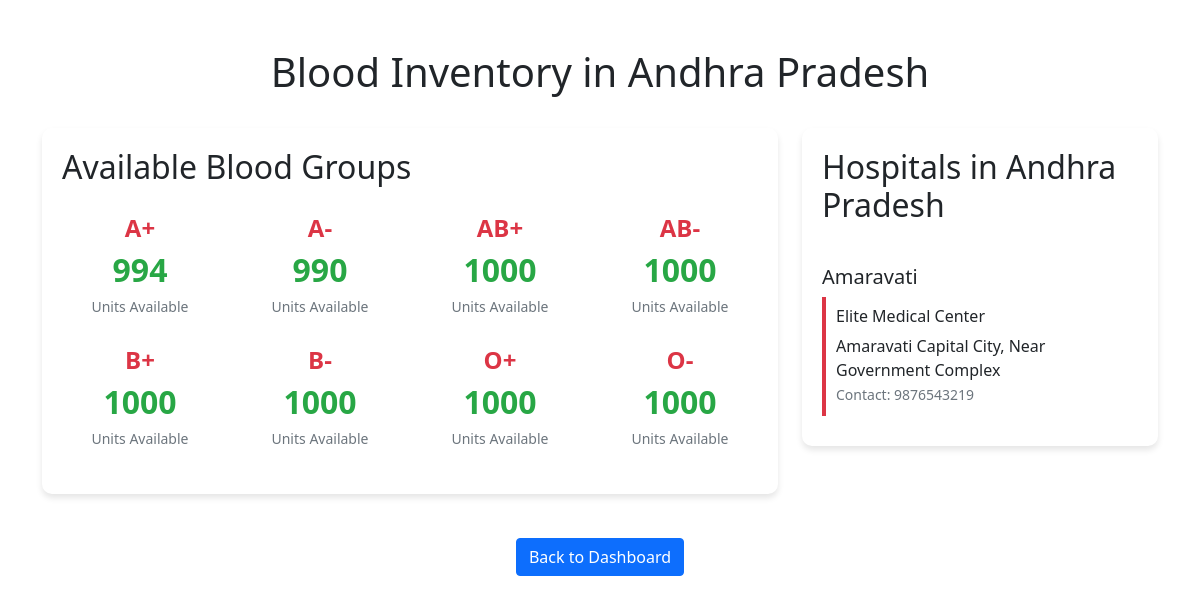
/state_inventory.php (signed in), run on the app's committed database.
### tables this page shows
CREATE TABLE `users` (
  `id` int(11) NOT NULL,
  `name` varchar(100) NOT NULL,
  `age` int(11) NOT NULL,
  `mobile` varchar(15) NOT NULL,
  `email` varchar(255) DEFAULT NULL,
  `id_proof` varchar(20) NOT NULL,
  `state` varchar(50) NOT NULL,
  `city` varchar(50) NOT NULL,
  `blood_group` varchar(3) NOT NULL,
  `house_no` varchar(50) DEFAULT NULL,
  `colony` varchar(100) DEFAULT NULL,
  `street` varchar(100) DEFAULT NULL,
  `landmark` varchar(100) DEFAULT NULL,
  `latitude` decimal(10,8) DEFAULT NULL,
  `longitude` decimal(11,8) DEFAULT NULL,
  `height` int(11) NOT NULL,
  `weight` int(11) NOT NULL,
  `password` varchar(255) NOT NULL,
  `role` enum('user','hospital','admin') DEFAULT 'user',
  `status` enum('active','inactive') DEFAULT 'active',
  `points` int(11) DEFAULT 0,
  `created_at` timestamp NOT NULL DEFAULT current_timestamp(),
  `updated_at` timestamp NOT NULL DEFAULT current_timestamp() ON UPDATE current_timestamp(),
  `state_id` int(11) DEFAULT NULL,
  `city_id` int(11) DEFAULT NULL
);

CREATE TABLE `state_inventory` (
  `id` int(11) NOT NULL,
  `state` varchar(50) NOT NULL,
  `blood_group` varchar(3) NOT NULL,
  `quantity` int(11) NOT NULL DEFAULT 0,
  `last_updated` timestamp NOT NULL DEFAULT current_timestamp() ON UPDATE current_timestamp()
);

CREATE TABLE `hospitals` (
  `id` int(11) NOT NULL,
  `name` varchar(100) NOT NULL,
  `email` varchar(100) NOT NULL,
  `password` varchar(255) NOT NULL,
  `address` text NOT NULL,
  `city` varchar(50) NOT NULL,
  `state` varchar(50) NOT NULL,
  `country` varchar(50) NOT NULL,
  `contact_number` varchar(15) NOT NULL,
  `license_number` varchar(50) NOT NULL,
  `status` enum('active','inactive') DEFAULT 'active',
  `created_at` timestamp NOT NULL DEFAULT current_timestamp(),
  `latitude` decimal(10,8) DEFAULT NULL,
  `longitude` decimal(11,8) DEFAULT NULL
);

### state_inventory.php (the view, shortened to what this page needs)
<?php
require_once 'config.php';
$user_id = $_SESSION['user_id'];
$user_sql = "SELECT state FROM users WHERE id = '$user_id'";
$user_result = $conn->query($user_sql);
$user = $user_result->fetch_assoc();
$user_state = $user['state'];
$inventory_sql = "SELECT * FROM state_inventory WHERE state = '$user_state' ORDER BY blood_group";
$inventory_result = $conn->query($inventory_sql);
$hospitals_sql = "SELECT * FROM hospitals WHERE state = '$user_state' AND status = 'active' ORDER BY city, name";
$hospitals_result = $conn->query($hospitals_sql);
?>
<!DOCTYPE html>
<html lang="en">
<head>
    <link href="https://cdn.jsdelivr.net/npm/bootstrap@5.1.3/dist/css/bootstrap.min.css" rel="stylesheet">
</head>
<body>
    <div class="container py-5">
        <div class="row mb-4">
            <div class="col">
                <h1 class="text-center">Blood Inventory in <?php echo $user_state; ?></h1>
            </div>
        </div>
        <div class="row">
            <div class="col-md-8">
                <div class="inventory-card">
                    <h2 class="mb-4">Available Blood Groups</h2>
                    <div class="row">
                        <?php
                        while ($row = $inventory_result->fetch_assoc()) {
                            echo '<div class="col-md-3 mb-4">';
                            echo '<div class="text-center">';
                            echo '<div class="blood-group">' . $row['blood_group'] . '</div>';
                            echo '<div class="quantity">' . $row['quantity'] . '</div>';
                            echo '<small class="text-muted">Units Available</small>';
                            echo '</div>';
                            echo '</div>';
                        }
                        ?>
                    </div>
                </div>
            </div>
            <div class="col-md-4">
                <div class="inventory-card">
                    <h2 class="mb-4">Hospitals in <?php echo $user_state; ?></h2>
                    <div class="hospital-list">
                        <?php
                        $current_city = '';
                        while ($hospital = $hospitals_result->fetch_assoc()) {
                            if ($current_city !== $hospital['city']) {
                                echo '<h5 class="mt-3 mb-2">' . $hospital['city'] . '</h5>';
                                $current_city = $hospital['city'];
                            }
                            echo '<div class="hospital-item">';
                            echo '<h6>' . $hospital['name'] . '</h6>';
                            echo '<p class="mb-0">' . $hospital['address'] . '</p>';
                            echo '<small class="text-muted">Contact: ' . $hospital['contact_number'] . '</small>';
                            echo '</div>';
                        }
                        ?>
                    </div>
                </div>
            </div>
        </div>
        <div class="row mt-4">
            <div class="col text-center">
                <a href="user_dashboard.php" class="btn btn-primary">Back to Dashboard</a>
            </div>
        </div>
    </div>
</body>
</html>

### state_inventory.php (style rules this page uses)
.inventory-card { border-radius: 10px; box-shadow: 0 4px 6px rgba(0, 0, 0, 0.1); margin-bottom: 20px; padding: 20px; }
.blood-group { font-size: 1.5rem; font-weight: bold; color: #dc3545; }
.quantity { font-size: 2rem; font-weight: bold; color: #28a745; }
.hospital-list { max-height: 300px; overflow-y: auto; }
.hospital-item { border-left: 4px solid #dc3545; margin-bottom: 10px; padding: 10px; }

### data on the page
users: state "Andhra Pradesh"
state_inventory: blood_group "A+", quantity "994"
state_inventory: blood_group "A-", quantity "990"
state_inventory: blood_group "AB+", quantity "1000"
state_inventory: blood_group "AB-", quantity "1000"
state_inventory: blood_group "B+", quantity "1000"
state_inventory: blood_group "B-", quantity "1000"
state_inventory: blood_group "O+", quantity "1000"
state_inventory: blood_group "O-", quantity "1000"
hospitals: city "Amaravati", name "Elite Medical Center", address "Amaravati Capital City, Near Government Complex", contact_number "9876543219"
